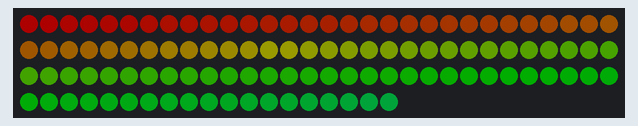
Simulated run of this sketch. Board: Arduino Uno, built with avr-gcc and run on an emulated ATmega328P. Shown: 109 RGB LEDs in strip order, left to right, continuing on the next row. Dim RGB values are drawn brighter than linear.

Above: at 0.04 s.
At 4.88 s:
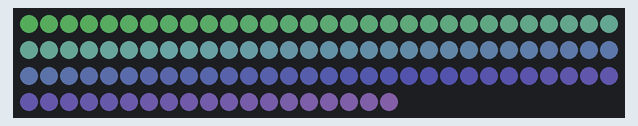
At 9.83 s:
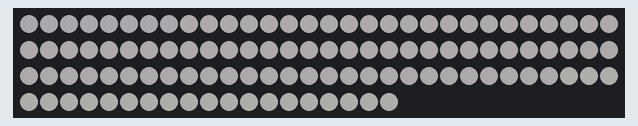
At 14.76 s:
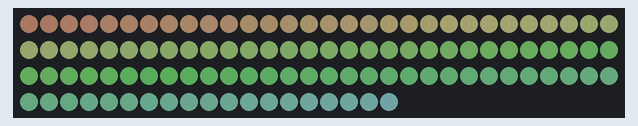
At 19.74 s:
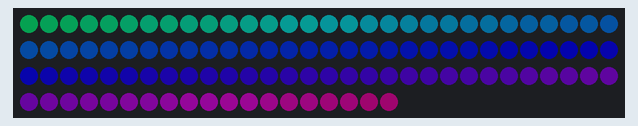
At 39.49 s:
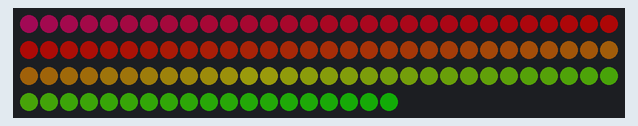

The sketch:

coral_sketch.ino
```cpp
#include <Adafruit_NeoPixel.h>

#ifdef __AVR__
  #include <avr/power.h>
#endif

#define PIN 6

// Parameter 1 = number of pixels in strip
// Parameter 2 = Arduino pin number (most are valid)
// Parameter 3 = pixel type flags, add together as needed:
//   NEO_KHZ800  800 KHz bitstream (most NeoPixel products w/WS2812 LEDs)
//   NEO_KHZ400  400 KHz (classic 'v1' (not v2) FLORA pixels, WS2811 drivers)
//   NEO_GRB     Pixels are wired for GRB bitstream (most NeoPixel products)
//   NEO_RGB     Pixels are wired for RGB bitstream (v1 FLORA pixels, not v2)
//   NEO_RGBW    Pixels are wired for RGBW bitstream (NeoPixel RGBW products)
Adafruit_NeoPixel strip = Adafruit_NeoPixel(109, PIN, NEO_GRB + NEO_KHZ800);

// IMPORTANT: To reduce NeoPixel burnout risk, add 1000 uF capacitor across
// pixel power leads, add 300 - 500 Ohm resistor on first pixel's data input
// and minimize distance between Arduino and first pixel.  Avoid connecting
// on a live circuit...if you must, connect GND first.

void setup() {
  // This is for Trinket 5V 16MHz, you can remove these three lines if you are not using a Trinket
  #if defined (__AVR_ATtiny85__)
    if (F_CPU == 16000000) clock_prescale_set(clock_div_1);
  #endif
  // End of trinket special code

  strip.begin();
  strip.setBrightness(50);
  strip.show(); // Initialize all pixels to 'off'
}

// enumerate patterns, which is the top-level choice
enum Pattern {RAINBOW};


void loop() {
  // we probably need a better way to choose patterns but this will do for now
  static Pattern activePattern = RAINBOW;
  // probably should do this instead
  //static void (*pattern)(void) = &rainbow;
  if (activePattern == RAINBOW)
  {
    rainbow(20);
  }
  else
  {
    rainbowCycle(20);
  }
}

// the pattern definitions are the next level, but they will be listed at the end

// mapped dispatch assigns various abstracted pixel numbers to numbered LEDs
// most patterns should invoke mappedDispatch, but some might skip to pixelDispath
enum StripMap { NOMAP };
void mappedDispatch(uint8_t pixel, uint32_t color)
{
  StripMap activeMap = NOMAP;
  if (activeMap == NOMAP)
  {
    pixelDispatch(pixel, color);
  }
}

// pixelDispatch is independent of pixel mapping
void pixelDispatch(uint8_t pixel, uint32_t color)
{
    bleachedDispatch(pixel, color);
}

// change the saturation based on the health of the coral
void bleachedDispatch(uint8_t pixel, uint32_t color)
{
    strip.setPixelColor(pixel, bleach(color));
    //strip.setPixelColor(pixel, 0,0,0, 255);
}

// should we do these just as numbers?
enum BleachMethod{NOBLEACH, NOLIGHT, BLEACHED, LINEAR};
uint32_t bleach(uint32_t color)
{
  //static BleachMethod activeBleachMethod = NOBLEACH;
  //static BleachMethod activeBleachMethod = NOLIGHT;
  //static BleachMethod activeBleachMethod = BLEACHED;
  static BleachMethod activeBleachMethod = LINEAR;
  if (activeBleachMethod == NOBLEACH)
  {
    return color;
  }
  else if (activeBleachMethod == NOLIGHT)
  {
    // I think this is black, not white
    return 0;
  }
  else if (activeBleachMethod == BLEACHED)
  {
    return strip.Color(255, 255, 255);
  }
  else if (activeBleachMethod == LINEAR)
  {
    return linearBleach(color);
  }
  return color;
}


float getHealth()
{
  getTemperature();
  bool desc = millis() % 20000 < 10000;
  float health;
  if (desc)
  {
    health = 1 - float((millis() % 10000)) / 10000.0;
  }
  else
  {
    health = float(millis() % 10000) / 10000.0;
  }
  return health;
}

float scaledBleach(float b)
{
  // colorness squared
  return 1 - pow(1 - b, 1);
}
uint32_t linearBleach(uint32_t color)
{
  float bleached = 1 - getHealth();
  bleached = scaledBleach(bleached);
  // need to revese engineer the color method from the strip
  // but let's assume we've handled that and we've got
  // so...
  byte r = getRed(color);
  byte g = getGreen(color);
  byte b = getBlue(color);
  byte r2 = r + (255 - r) * bleached;
  byte g2 = g + (255 - g) * bleached;
  byte b2 = b + (255 - b) * bleached;
  return strip.Color(r2, g2, b2);
}

// this will eventually be based on a data feed
float getTemperature()
{
  millis();
  return 25;
}


// helper functions to extract RGB components from 32-bit color, I might be duplicating existing functions
uint8_t getRed(uint32_t color)
{
  return (color >> 16);
}
uint8_t getGreen(uint32_t color)
{
  return (color >>  8);
}
uint8_t getBlue(uint32_t color)
{
  return (uint8_t) color;
}


void setGridPixel(uint8_t x, uint8_t y, uint32_t color)
{
  // need to set up a 2d array for this one
}

void setStrandPixel(uint8_t i, uint32_t color)
{
  // just a 1d array
}

void setBranchPixel(uint8_t j, uint8_t i, uint32_t color)
{
  // this would be a jagged array, I guess?
}

void setDonutPixel(uint8_t i, uint32_t color)
{
  // a bunch of 1d arrays
}


void rainbow(uint8_t wait) {
  uint16_t i, j;

  for(j=0; j<256; j++) {
    for(i=0; i<strip.numPixels(); i++) {
      mappedDispatch(i, Wheel((i+j) & 255));
    }
    strip.show();
    delay(wait);
  }
}


// Slightly different, this makes the rainbow equally distributed throughout
void rainbowCycle(uint8_t wait) {
  uint16_t i, j;

  for(j=0; j<256*5; j++) { // 5 cycles of all colors on wheel
    for(i=0; i< strip.numPixels(); i++) {
      mappedDispatch(i, Wheel(((i * 256 / strip.numPixels()) + j) & 255));
    }
    strip.show();
    delay(wait);
  }
}

// Input a value 0 to 255 to get a color value.
// The colours are a transition r - g - b - back to r.
uint32_t Wheel(byte WheelPos) {
  WheelPos = 255 - WheelPos;
  if(WheelPos < 85) {
    return strip.Color(255 - WheelPos * 3, 0, WheelPos * 3);
  }
  if(WheelPos < 170) {
    WheelPos -= 85;
    return strip.Color(0, WheelPos * 3, 255 - WheelPos * 3);
  }
  WheelPos -= 170;
  return strip.Color(WheelPos * 3, 255 - WheelPos * 3, 0);
}
```
